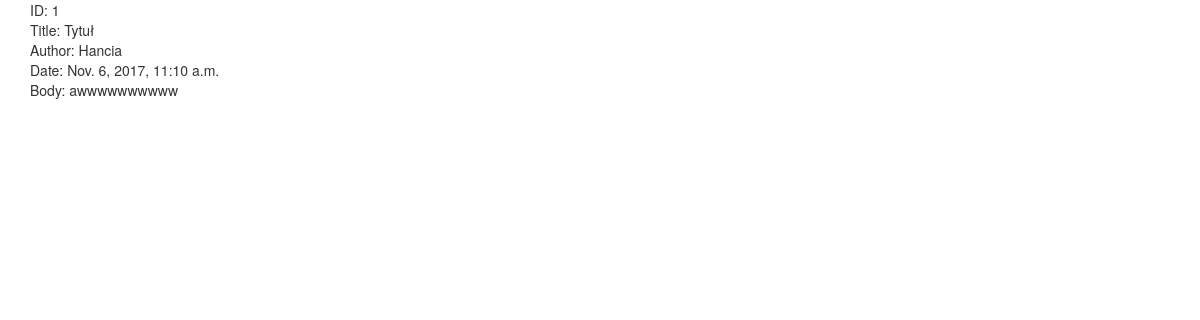
Before: /post/1 with the older database file.
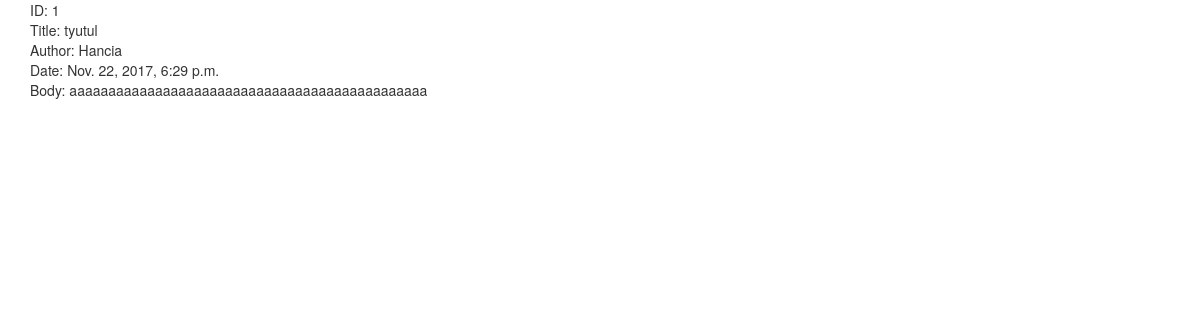
After: the same page with the newer database file.
### main/models.py (models this page shows, shortened)
class Post(models.Model):
    id = models.AutoField(primary_key=True)
    title = models.CharField(max_length=100)
    body = models.TextField()
    created_time = models.DateTimeField(auto_now_add=True)
    author = models.CharField(max_length=100)
    description = models.CharField(max_length=500)

### main/views.py (the view)
# urls.py: url(r'post/(?P<id>[0-9]+)$', views.post, name="Postpage"),
def post(request, id):
    post = PostModel.objects.all().filter(id=id)[0]
    return render(request,'main/post.html',{
        'post':post
    })

### main/templates/main/post.html (shortened to what this page needs)
<!DOCTYPE html>
<html lang="en">
<head>
</head>
<body>
    <div class="container">
        <div class="Post">
            <p2>ID: {{ post.id }}</p2></br>
            <p2>Title: {{ post.title }}</p2></br>
            <p2>Author: {{ post.author }}</p2></br>
            <p2>Date: {{ post.created_time }}</p2></br>
            <p2>Body: {{ post.body }}</p2></br>
        </div>
    </div>
    <link rel="stylesheet" href="https://maxcdn.bootstrapcdn.com/bootstrap/3.3.7/css/bootstrap.min.css">
</body>
</html>

Changed rows visible on the page:
changed Post "Hancia": title "Tytuł" → "tyutul"; created_time "Nov. 6, 2017, 11:10 a.m." → "Nov. 22, 2017, 6:29 p.m."; body "awwwwwwwwww" → "aaaaaaaaaaaaaaaaaaaaaaaaaaaaaaaaaaaaaaaaaaaaaa"
